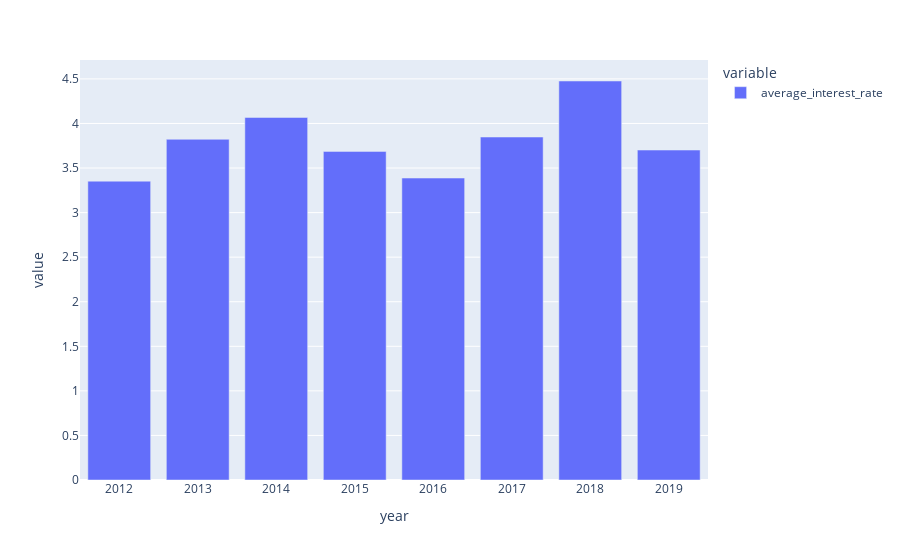

Source (notebook cell):
### Code cell
pe.bar(     data_frame=result       )

### Figure 1 — Plotly figure (JSON) as saved in the notebook; plotly's stock layout.template omitted (floating-point values rounded to 4 significant figures)
{"data": [{"alignmentgroup": "True", "hovertemplate": "variable=average_interest_rate<br>year=%{x}<br>value=%{y}<extra></extra>", "legendgroup": "average_interest_rate", "marker": {"color": "#636efa", "pattern": {"shape": ""}}, "name": "average_interest_rate", "offsetgroup": "average_interest_rate", "orientation": "v", "showlegend": true, "textposition": "auto", "type": "bar", "x": [2012, 2013, 2014, 2015, 2016, 2017, 2018, 2019], "xaxis": "x", "y": [3.353, 3.822, 4.068, 3.687, 3.388, 3.848, 4.476, 3.702], "yaxis": "y"}], "layout": {"barmode": "relative", "legend": {"title": {"text": "variable"}, "tracegroupgap": 0}, "margin": {"t": 60}, "xaxis": {"anchor": "y", "domain": [0, 1], "title": {"text": "year"}}, "yaxis": {"anchor": "x", "domain": [0, 1], "title": {"text": "value"}}}}
